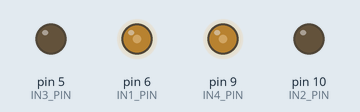
Recording of a sketch running on a simulated Arduino Uno, built with avr-gcc and run on an emulated ATmega328P. Shown: output pins drawn as LEDs (lit = HIGH).

Above: at 0.05 s.
At 10.1 s:
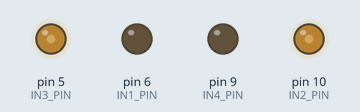
At 20.15 s:
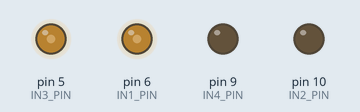
At 30.05 s:
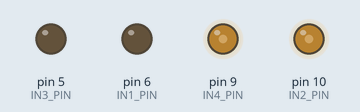
At 39.95 s:
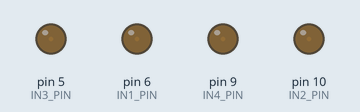
Timing chart, 0 to 52.0 s (numbered marks = the images above):
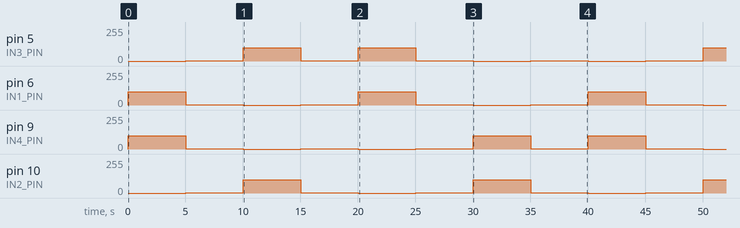

The sketch:

Autito_1.ino
```cpp
#define IN1_PIN 6
#define IN2_PIN 10
#define IN3_PIN 5
#define IN4_PIN 9

void setup() {
  Serial.begin(9600);
  pinMode(IN1_PIN, OUTPUT);
  digitalWrite(IN1_PIN, LOW); // When not sending PWM, we want it low
  pinMode(IN2_PIN, OUTPUT);
  digitalWrite(IN2_PIN, LOW); // When not sending PWM, we want it low
  pinMode(IN3_PIN, OUTPUT);
  digitalWrite(IN3_PIN, LOW); // When not sending PWM, we want it low
  pinMode(IN4_PIN, OUTPUT);
  digitalWrite(IN4_PIN, LOW); // When not sending PWM, we want it low
}

void loop() {
  /*Foward*/
  analogWrite(IN1_PIN, 100); //right gears
  analogWrite(IN2_PIN, LOW); //right gears
  analogWrite(IN3_PIN, LOW); //left gears
  analogWrite(IN4_PIN, 100); //left gears
  delay(5000); //no changes for 5 seconds
  /*Stop*/
  analogWrite(IN1_PIN, HIGH);
  analogWrite(IN2_PIN, HIGH);
  analogWrite(IN3_PIN, HIGH);
  analogWrite(IN4_PIN, HIGH);
  delay(5000); //no changes for 5 seconds
  /*Back*/
  analogWrite(IN1_PIN, LOW);
  analogWrite(IN2_PIN, 100);
  analogWrite(IN3_PIN, 100);
  analogWrite(IN4_PIN, LOW);
  delay(5000); //no changes for 5 seconds
  /*Stop*/
  analogWrite(IN1_PIN, HIGH);
  analogWrite(IN2_PIN, HIGH);
  analogWrite(IN3_PIN, HIGH);
  analogWrite(IN4_PIN, HIGH);
  delay(5000); //no changes for 5 seconds
  /*Left*/
  analogWrite(IN1_PIN, 100);
  analogWrite(IN2_PIN, LOW);
  analogWrite(IN3_PIN, 100);
  analogWrite(IN4_PIN, LOW);
  delay(5000); //no changes for 5 seconds
  /*Stop*/
  analogWrite(IN1_PIN, HIGH);
  analogWrite(IN2_PIN, HIGH);
  analogWrite(IN3_PIN, HIGH);
  analogWrite(IN4_PIN, HIGH);
  delay(5000); //no changes for 5 seconds
  /*Right*/
  analogWrite(IN1_PIN, LOW);
  analogWrite(IN2_PIN, 100);
  analogWrite(IN3_PIN, LOW);
  analogWrite(IN4_PIN, 100);
  delay(5000); //no changes for 5 seconds
  /*Stop*/
  analogWrite(IN1_PIN, HIGH);
  analogWrite(IN2_PIN, HIGH);
  analogWrite(IN3_PIN, HIGH);
  analogWrite(IN4_PIN, HIGH);
  delay(5000); //no changes for 5 seconds
}
```

Measured:
- by itself, pin 5 (IN3_PIN): repeats every 40.0 s: 2 × (100/255 5.0 s, 1/255 5.0 s), 2 × (0/255 5.0 s, 1/255 5.0 s)
- by itself, pin 6 (IN1_PIN): repeats every 20.0 s: 1/255 5.0 s, 0/255 5.0 s, 1/255 5.0 s, 100/255 5.0 s
- by itself, pin 9 (IN4_PIN): repeats every 40.0 s: 2 × (1/255 5.0 s, 0/255 5.0 s), 2 × (1/255 5.0 s, 100/255 5.0 s)
- by itself, pin 10 (IN2_PIN): repeats every 20.0 s: 100/255 5.0 s, 1/255 5.0 s, 0/255 5.0 s, 1/255 5.0 s
